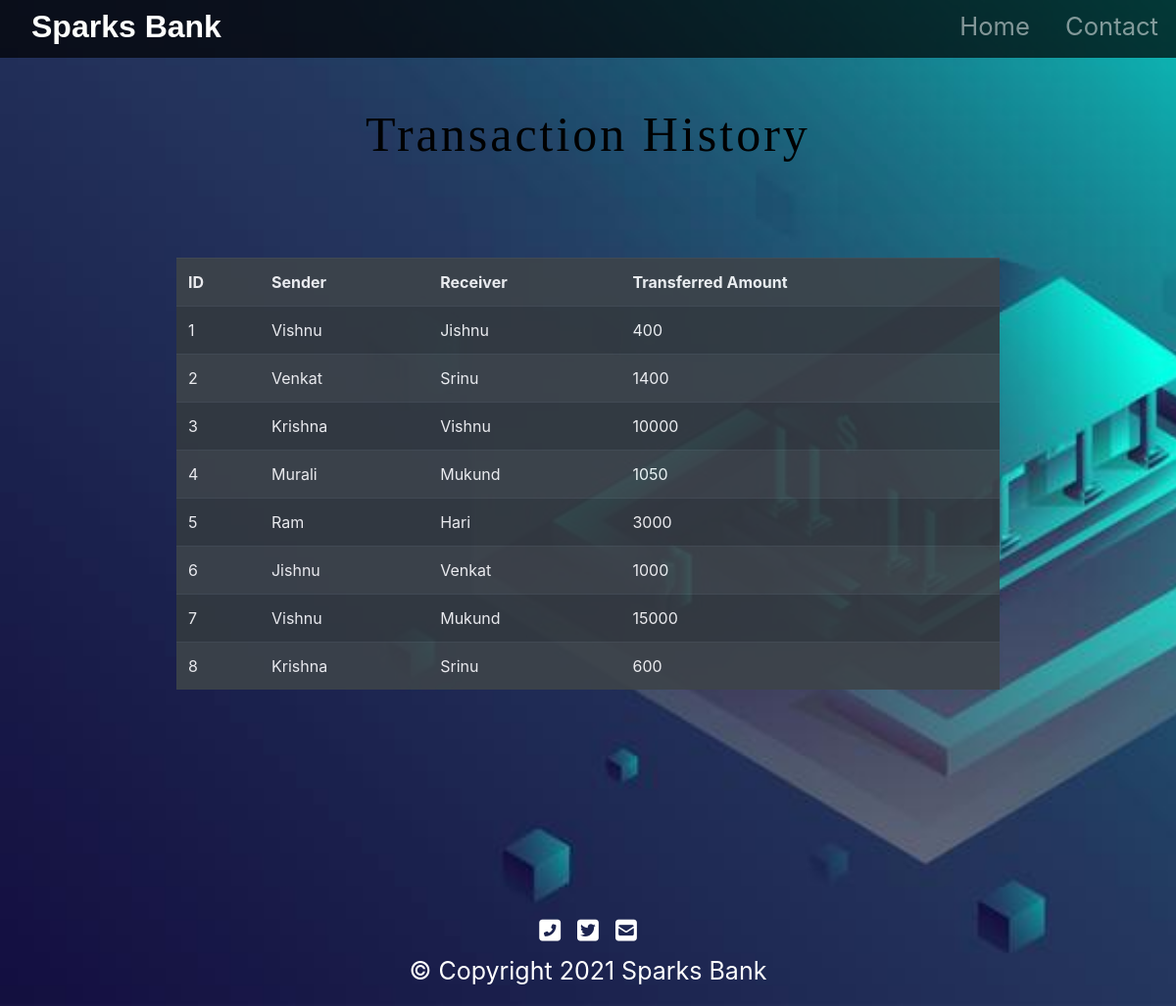
The page /history.php on the database its author committed.
### tables this page shows
CREATE TABLE `history` (
  `his_id` int(11) NOT NULL,
  `sender` varchar(255) NOT NULL,
  `reciever` varchar(255) NOT NULL,
  `amount` bigint(20) NOT NULL
);

### history.php (the view, shortened to what this page needs)
<!DOCTYPE html>
<html lang="en">
<head>
  <link rel="stylesheet" href="https://stackpath.bootstrapcdn.com/bootstrap/4.5.2/css/bootstrap.min.css"
>
  <link rel="stylesheet" type="text/css" href="styles.css">
</head>
<body>
  <div id="title">
    <nav id="navbar" class="navbar navbar-expand-lg navbar-dark ">
      <a id="navbar-brand" href="index.php">Sparks<span>  Bank</span></a>
      <div class="collapse navbar-collapse" id="navbarTogglerDemo01">
        <ul class="navbar-nav ml-auto">
          <li class="nav-item">
            <a class="nav-link" href="index.php">Home</a>
          </li>
          <li class="nav-item">
            <a class="nav-link" href="#footer">Contact</a>
          </li>
        </ul>
      </div>
    </nav>
  </div>
  <?php
 echo '<h1 class="intro"><center>Transaction History</center></h1>';
 echo '<table class=" listtable table-dark table  table-striped table-hover mt-5"  style="opacity: 0.9; width: 70%; margin: auto;">
 <tr>
     <th>ID</th>
     <th>Sender</th>
     <th>Receiver</th>
     <th>Transferred Amount</th>
 </tr>';
    $server = "localhost";
    $username = "root";
    $password = "";
    $database = "bank";
    $con = mysqli_connect($server, $username, $password, $database);
     $sql = "SELECT his_id,sender,reciever,amount FROM history;";
        $result=mysqli_query($con,$sql);
        while($row=mysqli_fetch_array($result)){
            echo '<tr>
            <td>'.$row["his_id"].'</td>
            <td>'.$row["sender"].'</td>
            <td>'.$row["reciever"].'</td>
            <td>'.$row["amount"].'</td>
        </tr>';
          }
 echo'</table>';
?><br>
</body>
<footer id="footer">
  <i class="social-icon fas fa-phone-square-alt"></i>
  <i class="social-icon fab fa-twitter-square"></i>
  <i class="social-icon fas fa-envelope-square"></i>
  <p>© Copyright 2021 Sparks Bank</p>
</footer>
</html>

### styles.css (style rules this page uses)
#title { background: rgba(0,0,0,0.7); }
#navbar { padding: 0 0 5px; }
#navbar-brand { text-decoration: none; color:#fdfffc; font-family: sans-serif; font-size: 2rem; font-weight: bold; padding-left: 2rem; }
span { color:white; }
.nav-item { padding: 0 10px; }
.nav-link { font-size: 1.6rem; }
.intro { text-align: center; font-size: 50px; letter-spacing: 3px; font-family: 'sans-serif'; position: relative; padding:4% 8%; color:black; }
#footer { margin-top: 200px; padding: 5% auto; text-align: center; color: white; font-size: 25px; }
.social-icon { margin: 10px 5px; color: white; }

### history.php (style rules this page uses)
body { background-image: url("image1.jpg"); background-size: cover; height: 100%; width: 100%; background-repeat: no-repeat; background-attachment: fixed; }

### rows shown on the page
history: his_id "1", sender "Vishnu", reciever "Jishnu", amount "400"
history: his_id "2", sender "Venkat", reciever "Srinu", amount "1400"
history: his_id "3", sender "Krishna", reciever "Vishnu", amount "10000"
history: his_id "4", sender "Murali", reciever "Mukund", amount "1050"
history: his_id "5", sender "Ram", reciever "Hari", amount "3000"
history: his_id "6", sender "Jishnu", reciever "Venkat", amount "1000"
history: his_id "7", sender "Vishnu", reciever "Mukund", amount "15000"
history: his_id "8", sender "Krishna", reciever "Srinu", amount "600"
